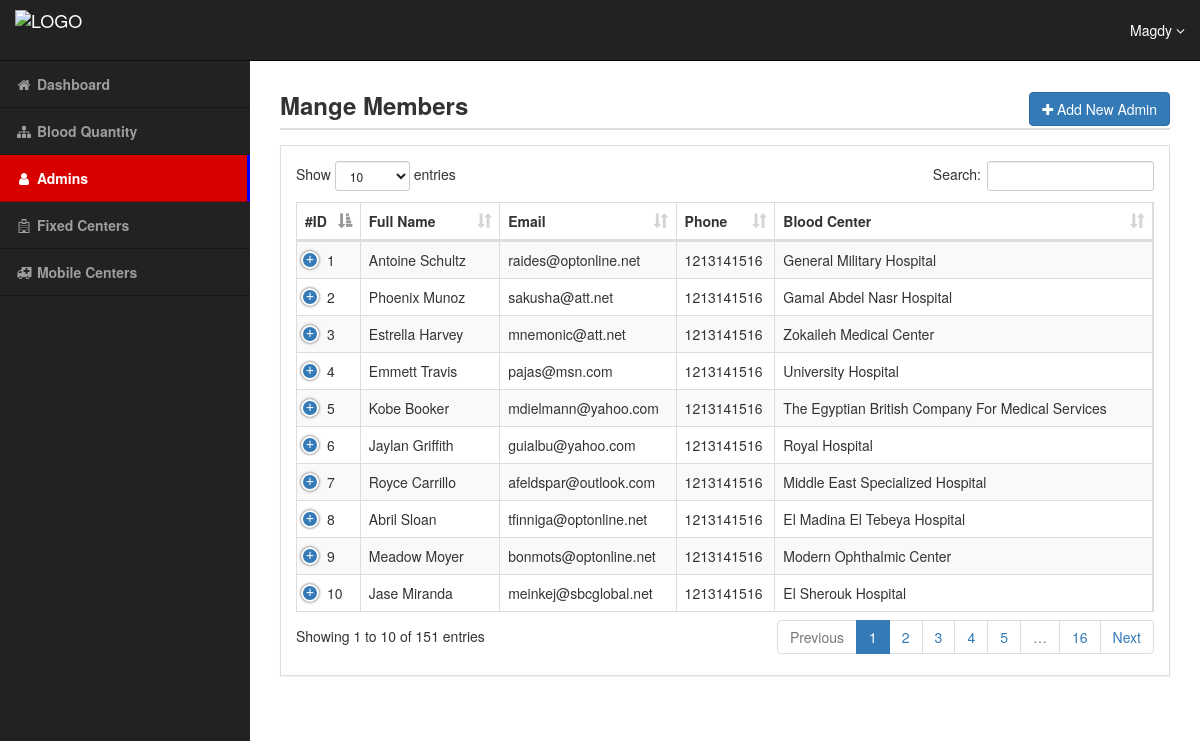
The app's page /manager/members.php (signed in) with its own data.
### tables this page shows
CREATE TABLE `Members` (
  `id` int(11) NOT NULL,
  `username` varchar(100) NOT NULL,
  `password` varchar(100) NOT NULL,
  `fname` varchar(100) NOT NULL,
  `lname` varchar(100) NOT NULL,
  `email` varchar(255) DEFAULT NULL,
  `phone` int(11) DEFAULT NULL,
  `bloodCenterid` int(11) DEFAULT NULL,
  `adminLevel` tinyint(4) NOT NULL DEFAULT '1',
  `registrationApproved` tinyint(4) NOT NULL DEFAULT '0'
);

### manager/members.php (the view, shortened to what this page needs)
<?php
    if(isset($_SESSION['Username']) && $_SESSION['AdminLevel'] == 0){
        include 'init.php';
        $do = isset($_GET['do']) ? $_GET['do'] : 'Manage';
        if ($do == 'Manage') {
            $query = '';
            $stmt = $con->prepare("SELECT * FROM Members WHERE adminLevel != 0 $query");
            $stmt->execute();
            $rows = $stmt->fetchAll();
            $stmt2 = $con->prepare("SELECT BloodCenter.name FROM BloodCenter, Members WHERE Members.bloodCenterid = BloodCenter.id");
            $stmt2->execute();
            $rows2 = $stmt2->fetchAll();
            ?>
    <div id="wrapper">
        <div id="page-wrapper">
            <div class="container-fluid">
                <div class="row" id="main">
                    <div class="go-title">
                        <div class="pull-right"><a href="members.php?do=Add"><div class="btn btn-primary"><i class="fa fa-plus"></i> Add New Admin</div></a></div>
                        <h3>Mange Members</h3>
                        <div class="go-line"></div>
                    </div>
                    <div class="panel panel-default">
                        <div class="panel-body">
                            <div id="response">
                            </div>
                            <table class="table table-striped table-bordered dt-responsive nowrap" cellspacing="0" id="example" width="100%">
                                <thead>
                                    <tr>
                                        <th>#ID</th>
                                        <th>Full Name</th>
                                        <th>Email</th>
                                        <th>Phone</th>
                                        <th>Blood Center</th>
                                    </tr>
                                </thead>
                                <tbody>
                                <?php
                                    foreach($rows as $row) {
                                        echo '<tr>';
                                            echo '<td>' . $row['id'] . '</td>';
                                            echo '<td>' . $row['fname'] . " " . $row['lname'] . '</td>';
                                            echo '<td>' . $row['email'] . '</td>';
                                            echo '<td>' . $row['phone'] . '</td>';
                                            echo '<td>' . $rows2[$row['id']-1]['name'] . '</td>';
                                        echo '</tr>';
                                    }
                        ?>
                                </tbody>
                            </table>
                        </div>
                    </div>
                </div>
            </div>
        </div>
    </div>
<?php
        }
        include $tpl . 'footer.php';
    } else {
        header('Location: ../Home.php');
        exit();
    }
?>

### manager/layout/css/style.css (style rules this page uses)
@media (min-width:768px) { body { margin-top: 50px; } }
#wrapper { padding-left: 0; }
#page-wrapper { width: 100%; padding: 0; background-color: #fff; }
@media (min-width:768px) { #wrapper { padding-left: 250px; } }
@media (min-width:768px) { #page-wrapper { padding: 22px 10px; } }
.go-line { border: 1px solid #ddd; margin: 10px 0px; }
.go-title { margin: 0px 20px; }
.go-title h3 { font-weight: 700; }
.panel-default { border-radius: 0; margin: 15px 20px; }

### records on screen
members: id "1", fname "Antoine", lname "Schultz", email "raides@optonline.net", phone "1213141516", name "General Military Hospital"
members: id "2", fname "Phoenix", lname "Munoz", email "sakusha@att.net", phone "1213141516", name "Gamal Abdel Nasr Hospital"
members: id "3", fname "Estrella", lname "Harvey", email "mnemonic@att.net", phone "1213141516", name "Zokaileh Medical Center"
members: id "4", fname "Emmett", lname "Travis", email "pajas@msn.com", phone "1213141516", name "University Hospital"
members: id "5", fname "Kobe", lname "Booker", email "mdielmann@yahoo.com", phone "1213141516", name "The Egyptian British Company For Medical Services"
members: id "6", fname "Jaylan", lname "Griffith", email "guialbu@yahoo.com", phone "1213141516", name "Royal Hospital"
members: id "7", fname "Royce", lname "Carrillo", email "afeldspar@outlook.com", phone "1213141516", name "Middle East Specialized Hospital"
members: id "8", fname "Abril", lname "Sloan", email "tfinniga@optonline.net", phone "1213141516", name "El Madina El Tebeya Hospital"
members: id "9", fname "Meadow", lname "Moyer", email "bonmots@optonline.net", phone "1213141516", name "Modern Ophthalmic Center"
members: id "10", fname "Jase", lname "Miranda", email "meinkej@sbcglobal.net", phone "1213141516", name "El Sherouk Hospital"

### other values on screen
$_SESSION['Username'] "Magdy"
